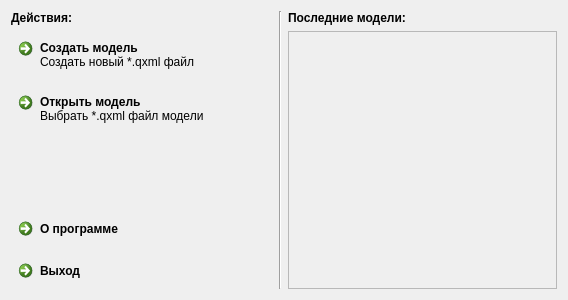
<?xml version="1.0" encoding="UTF-8"?>
<ui version="4.0">
 <class>HomeWidget</class>
 <widget class="QDialog" name="HomeWidget">
  <property name="geometry">
   <rect>
    <x>0</x>
    <y>0</y>
    <width>568</width>
    <height>300</height>
   </rect>
  </property>
  <property name="windowTitle">
   <string>Dialog</string>
  </property>
  <layout class="QGridLayout" name="gridLayout">
   <item row="0" column="0">
    <layout class="QHBoxLayout" name="horizontalLayout" stretch="0,0,0">
     <property name="sizeConstraint">
      <enum>QLayout::SetDefaultConstraint</enum>
     </property>
     <item>
      <layout class="QVBoxLayout" name="verticalLayout">
       <property name="sizeConstraint">
        <enum>QLayout::SetDefaultConstraint</enum>
       </property>
       <item>
        <widget class="QLabel" name="label_2">
         <property name="font">
          <font>
           <pointsize>9</pointsize>
           <weight>75</weight>
           <bold>true</bold>
          </font>
         </property>
         <property name="text">
          <string>Действия:</string>
         </property>
        </widget>
       </item>
       <item>
        <widget class="QCommandLinkButton" name="createModelButton">
         <property name="sizePolicy">
          <sizepolicy hsizetype="Expanding" vsizetype="Preferred">
           <horstretch>0</horstretch>
           <verstretch>0</verstretch>
          </sizepolicy>
         </property>
         <property name="maximumSize">
          <size>
           <width>262</width>
           <height>16777215</height>
          </size>
         </property>
         <property name="text">
          <string>Создать модель</string>
         </property>
         <property name="description">
          <string>Создать новый *.qxml файл</string>
         </property>
        </widget>
       </item>
       <item>
        <widget class="QCommandLinkButton" name="openModelButton">
         <property name="sizePolicy">
          <sizepolicy hsizetype="Expanding" vsizetype="Preferred">
           <horstretch>0</horstretch>
           <verstretch>0</verstretch>
          </sizepolicy>
         </property>
         <property name="maximumSize">
          <size>
           <width>262</width>
           <height>16777215</height>
          </size>
         </property>
         <property name="text">
          <string>Открыть модель</string>
         </property>
         <property name="description">
          <string>Выбрать *.qxml файл модели</string>
         </property>
        </widget>
       </item>
       <item>
        <spacer name="verticalSpacer">
         <property name="orientation">
          <enum>Qt::Vertical</enum>
         </property>
         <property name="sizeHint" stdset="0">
          <size>
           <width>20</width>
           <height>40</height>
          </size>
         </property>
        </spacer>
       </item>
       <item>
        <widget class="QCommandLinkButton" name="aboutButton">
         <property name="text">
          <string>О программе</string>
         </property>
        </widget>
       </item>
       <item>
        <widget class="QCommandLinkButton" name="exitButton">
         <property name="text">
          <string>Выход</string>
         </property>
        </widget>
       </item>
      </layout>
     </item>
     <item>
      <widget class="Line" name="line">
       <property name="sizePolicy">
        <sizepolicy hsizetype="Fixed" vsizetype="Expanding">
         <horstretch>0</horstretch>
         <verstretch>0</verstretch>
        </sizepolicy>
       </property>
       <property name="orientation">
        <enum>Qt::Vertical</enum>
       </property>
      </widget>
     </item>
     <item>
      <layout class="QVBoxLayout" name="verticalLayout_2">
       <item>
        <widget class="QLabel" name="label">
         <property name="sizePolicy">
          <sizepolicy hsizetype="Preferred" vsizetype="Fixed">
           <horstretch>0</horstretch>
           <verstretch>0</verstretch>
          </sizepolicy>
         </property>
         <property name="font">
          <font>
           <pointsize>9</pointsize>
           <weight>75</weight>
           <bold>true</bold>
          </font>
         </property>
         <property name="text">
          <string>Последние модели:</string>
         </property>
        </widget>
       </item>
       <item>
        <widget class="QScrollArea" name="lastModels">
         <property name="widgetResizable">
          <bool>true</bool>
         </property>
         <widget class="QWidget" name="scrollAreaWidgetContents">
          <property name="geometry">
           <rect>
            <x>0</x>
            <y>0</y>
            <width>259</width>
            <height>247</height>
           </rect>
          </property>
         </widget>
        </widget>
       </item>
      </layout>
     </item>
    </layout>
   </item>
  </layout>
 </widget>
 <resources/>
 <connections/>
</ui>
